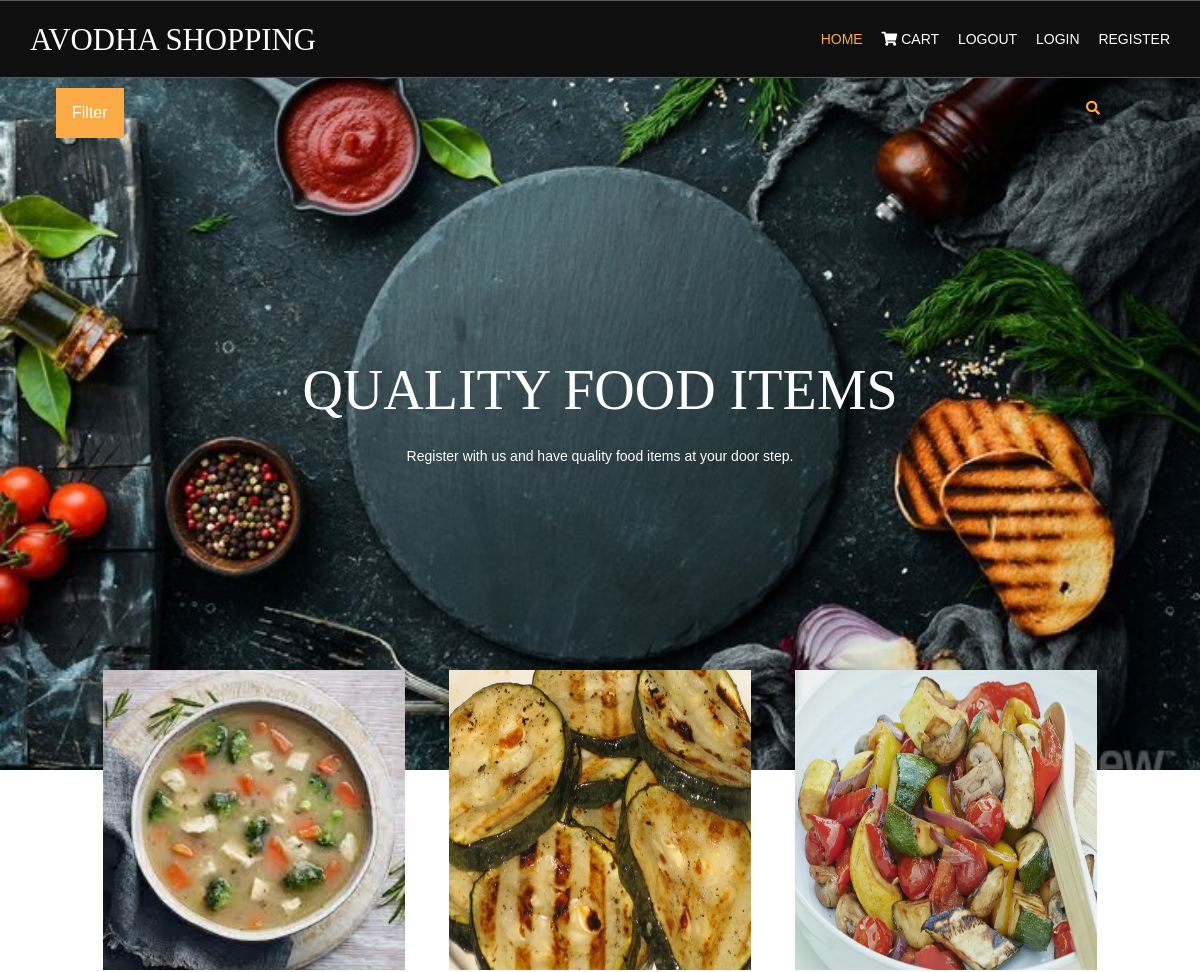
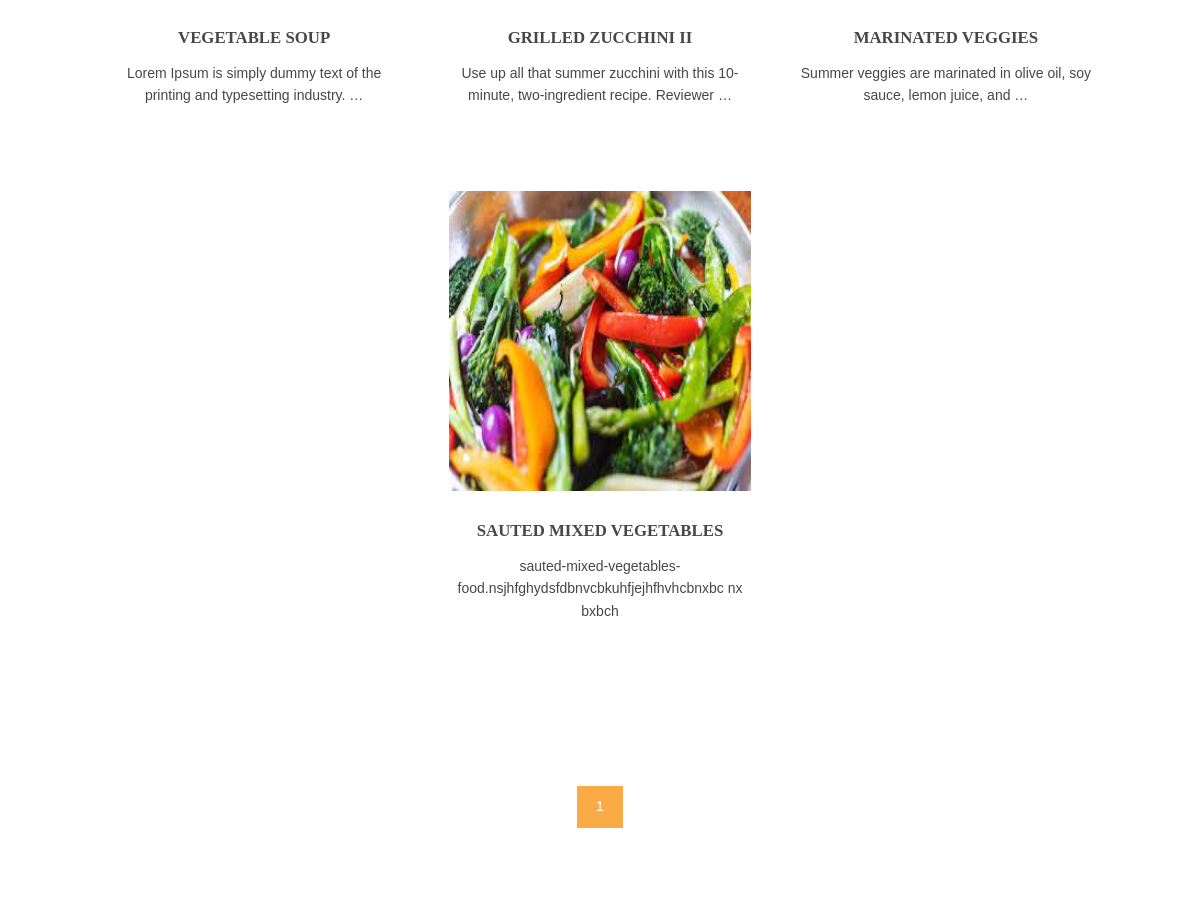
Page /vegetable-recepies/ on the earlier database version (2 pictures, top to bottom).
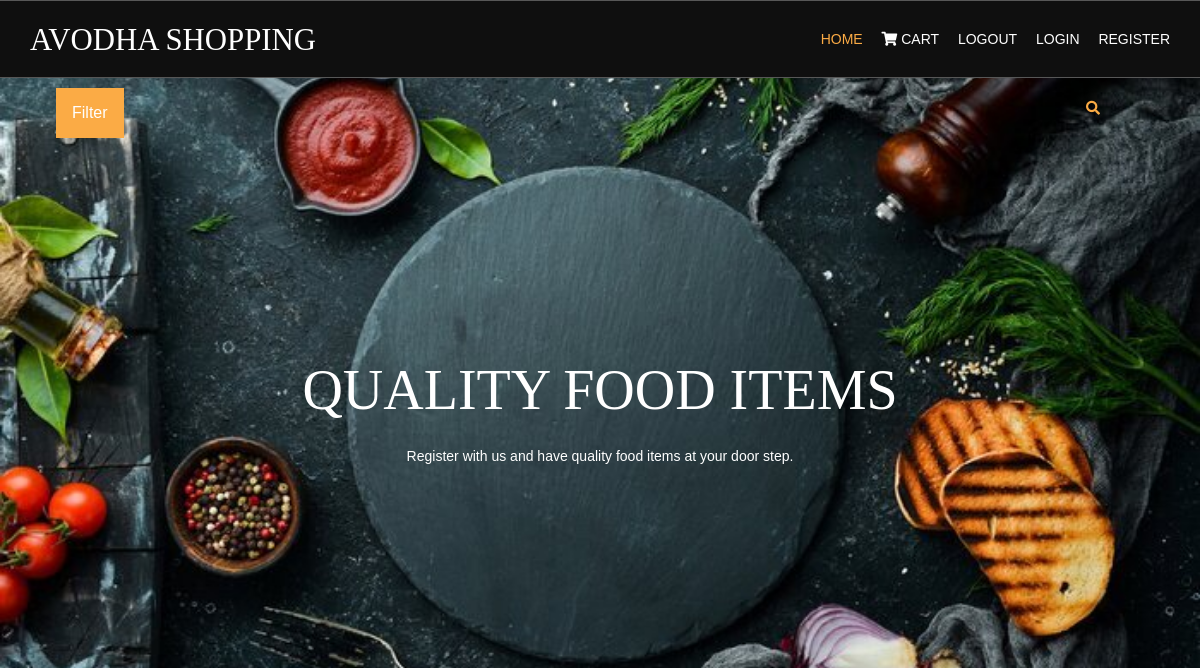
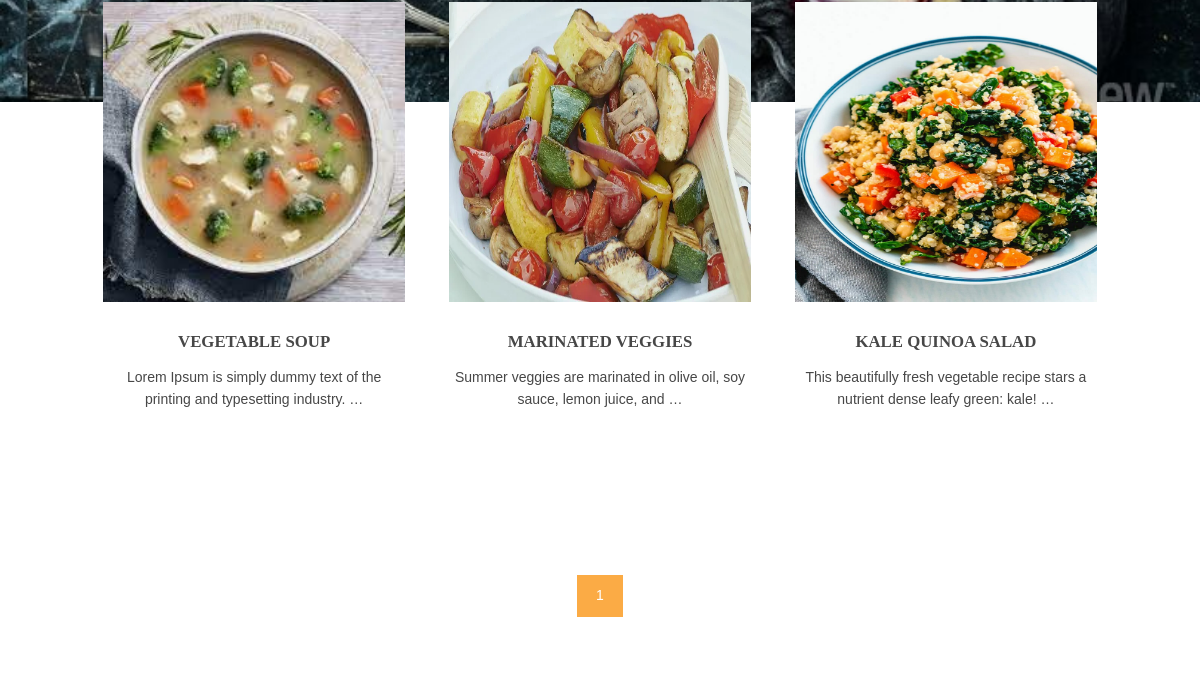
Same page on the later database version (2 pictures, top to bottom).
### shop/models.py (models this page shows, shortened)
class products(models.Model):
    name = models.CharField(max_length=123, unique=True)
    slug = models.CharField(max_length=123, unique=True)
    img = models.ImageField(upload_to='product')
    desc = models.TextField()
    stock = models.IntegerField()
    available = models.BooleanField()
    price = models.IntegerField()
    category = models.ForeignKey(catego, on_delete=models.CASCADE)
    def get_url(self):
        return reverse('details', args=[self.category.slug, self.slug])

### shop/views.py (the view)
# urls.py: 2. Add a URL to urlpatterns:  path('', views.home, name='home')
def home(request, c_slug=None):
    c_page = None
    prodt = None
    if c_slug != None:
        c_page = get_object_or_404(catego, slug=c_slug)
        prodt = products.objects.filter(category=c_page, available=True)
    else:
        prodt = products.objects.all().filter(available=True)
    cat = catego.objects.all()
    paginator = Paginator(prodt, 6)
    try:
        page = int(request.GET.get('page', '1'))
    except:
        page = 1
    try:
        pro = paginator.page(page)
    except(EmptyPage, InvalidPage):
        pro = paginator.page(paginator.num_pages)
    return render(request, 'index.html', {'pr': prodt, 'ct': cat, 'pg': pro})

### shop/models.py (called while the page is built)
    def get_url(self):
        return reverse('prod_cat', args=[self.slug])

### templates/index.html (shortened to what this page needs)
{% extends 'base.html' %}
{% load static %}
{% block content %}
<head>
</head>
<body>
<div class="bcd" style="background-image:url({% static 'hom/images/demo/backgrounds/bg0.jpg' %});">
    <div id="topbar" class="fl_right">
      <ul class="nospace">
          <li id="searchform">
          </li>
        </ul>
      </div>
    <div class="dropdown">
            <button class="dropbtn">Filter</button>
    </div>
    <div id="pageintro" class="hoc clear">
    <article>
      <h3 class="heading">Quality food items</h3>
      <p>Register with us and have quality food items at your door step.</p>
    </article>
  </div>
</div>
<div class="wrapper row3">
  <main class="hoc container clear">
    <section id="introblocks">
      <ul class="nospace group btmspace-80">
        {% for i in pg.object_list %}
        <li class="one_third">
          <figure><a class="imgover" href="{{i.get_url}}"><img src="{{i.img.url}}" alt="" style="width:320px;height:300px;"></a>
            <figcaption>
              <h6 class="heading">{{i.name}}</h6>
              <p>{{i.desc | truncatewords:12}}</p>
            </figcaption>
          </figure>
        </li>
        {% endfor %}
       </ul>
    </section>
    <div class="centered">
   {% for p in pg.paginator.page_range %}
    <a href="?page={{p}}" class="btn btn-light btn-sm {% if pg.number == p %} active {% endif %}">{{p}}</a>
    {% endfor %}
   </div>
  </main>
</div>
</body>
{% endblock %}

### templates/base.html (shortened to what this page needs)
<!DOCTYPE html>
{% load static %}
<html lang="" xmlns="http://www.w3.org/1999/html">
<head>
<link href="{% static 'hom/layout/styles/layout.css' %}" rel="stylesheet" type="text/css" media="all">
</head>
<body id="top">
  <div class="wrapper row1">
    <header id="header" class="hoc clear">
      <div id="logo" class="fl_left">
        <h1><a href="http://127.0.0.1:8000/">Avodha Shopping</a></h1>
      </div>
      <nav id="mainav" class="fl_right">
        <ul class="clear">
          <li class="active"><a href="http://127.0.0.1:8000/">Home</a></li>
          <li><a class="active" href="{% url 'cartdetails' %}"><i class="fa fa-shopping-cart"></i> Cart {{cn}}</a></li>
          <li><a class="active" href="{% url 'logout' %}">Logout</a></li>
          <li><a class="active" href="{% url 'login' %}">Login</a></li>
          <li><a class="active" href="{% url 'register' %}">Register</a></li>
        </ul>
       </nav>
    </header>
  </div>
{% block content %}
{% endblock %}
</body>
</html>

### static/hom/layout/styles/layout.css (style rules this page uses)
.row1 { border:solid; border-width:1px 0; }
#topbar { padding:20px 0; font-size:.8rem; text-transform:uppercase; }
#topbar ul li { display:inline-block; margin-right:15px; }
#topbar ul li:last-child { margin-right:0; padding-right:0; border-right:none; }
#topbar #searchform { position:relative; line-height:1; z-index:9999; }
#topbar #searchform::after { display:block; height:18px; line-height:18px; padding:0; font-family:"Font Awesome\ 5 Free"; font-weight:900; font-size:1rem; content:"\f002"; }
#topbar #searchform ::placeholder { text-transform:capitalize; }
#header #logo { margin:22px 0 0 0; }
#header #logo h1 { margin:0; padding:0; font-size:2.2rem; text-transform:uppercase; }
#pageintro { padding:200px 0 300px; }
#pageintro article, #pageintro article p { display:block; max-width:75%; margin:0 auto; text-align:center; }
#pageintro article p { max-width:65%; line-height:2rem; }
#pageintro .heading { margin-bottom:20px; font-size:4rem; }
.container { padding:80px 0; }
#introblocks { display:block; position:relative; margin:-180px 0 0 0; z-index:1; text-align:center; }
#introblocks figure figcaption { display:block; padding:30px 0 0 0; text-align:center; }
#introblocks figure figcaption .heading { font-size:1.2rem; font-weight:700; margin-bottom:0; }
*, *::before, *::after { transition:all .3s ease-in-out; }
nav ul, nav ol { margin:0; padding:0; list-style:none; }
#mainav, #breadcrumb, .sidebar nav { line-height:normal; }
#mainav ul { text-transform:uppercase; }
#mainav li { display:inline-block; position:relative; margin:0 15px 0 0; padding:0; }
#mainav li:last-child { margin-right:0; }
#mainav li a { display:block; padding:30px 0; }
body { color:#A5A6AA; background-color:#1C1D21; }
a { color:#FBAB45; }
.btn, .btn.inverse:hover { color:#FFFFFF; background-color:#FBAB45; border-color:#FBAB45; }
.imgover, .imgover:hover::after { color:#FFFFFF; }
.row1 { border-color:rgba(255,255,255,.3); }
.row3 { color:#474747; background-color:#FFFFFF; }
#topbar #searchform { color:#FBAB45; }
#header #logo h1 a { color:inherit; }
#pageintro { color:#FFFFFF; }
#mainav li a { color:inherit; }
#mainav .active a, #mainav a:hover, #mainav li:hover > a { color:#FBAB45; background-color:inherit; }
@media screen and (min-width:1140px) { .hoc { max-width:1140px; } }

### static/hom/layout/styles/framework.css (style rules this page uses)
html { overflow-y:scroll; overflow-x:hidden; }
html, body { margin:0; padding:0; font-size:14px; line-height:1.6em; }
*, *::before, *::after { box-sizing:border-box; }
.nospace { margin:0; padding:0; list-style:none; }
.btn { display:inline-block; padding:8px 18px 10px; text-transform:uppercase; border:1px solid; }
.clear, .group { display:block; }
.clear::before, .clear::after, .group::before, .group::after { display:table; content:""; }
.clear, .clear::after, .group, .group::after { clear:both; }
a { outline:none; text-decoration:none; }
.fl_left, .imgl { float:left; }
.fl_right, .imgr { float:right; }
img { width:auto; max-width:100%; height:auto; margin:0; padding:0; border:none; line-height:normal; vertical-align:middle; }
.imgover { display:inline-block; position:relative; max-width:100%; }
.imgover::before, .imgover::after { display:block; position:absolute; content:""; text-align:center; opacity:0; }
.imgover::before { top:0; right:0; bottom:0; left:0; }
.imgover::after { top:50%; left:50%; width:50px; height:50px; line-height:50px; margin:-25px 0 0 -25px; font-family:"Font Awesome\ 5 Free"; font-weight:900; content:"\f067"; font-size:28px; }
body, input, textarea, select { font-family:Verdana, Geneva, sans-serif; }
h1, h2, h3, h4, h5, h6, .heading { font-family:Georgia, "Times New Roman", Times, serif; }
label, input, textarea, select, button { display:block; resize:none; outline:none; color:inherit; font-size:inherit; font-family:inherit; vertical-align:middle; }
::placeholder { opacity:1; }
h1, h2, h3, h4, h5, h6, .heading { margin:0 0 20px 0; font-size:1.4rem; line-height:normal; font-weight:normal; text-transform:uppercase; }
.wrapper { display:block; position:relative; width:100%; margin:0; padding:0; text-align:left; word-wrap:break-word; }
.hoc { display:block; margin:0 auto; }
address, article, aside, figcaption, figure, footer, header, main, nav, section { display:block; margin:0; padding:0; }
.one_half, .one_third, .two_third, .one_quarter, .two_quarter, .three_quarter { display:inline-block; float:left; margin:0 0 0 4.21052%; list-style:none; }
.one_third { width:30.52631%; }
.btmspace-80 { margin-bottom:80px; }

### templates/base.html (style rules this page uses)
#header #logo h1 a { color: white; }

Differences in the rows shown:
removed products: img (picture), name "GRILLED ZUCCHINI II", desc "Use up all that summer zucchini with this 10-minute, two-ingredient recipe. Reviewer …"
removed products: img (picture), name "SAUTED MIXED VEGETABLES", desc "sauted-mixed-vegetables-food.nsjhfghydsfdbnvcbkuhfjejhfhvhcbnxbc nx bxbch"
added products: img (picture), name "KALE QUINOA SALAD", desc "This beautifully fresh vegetable recipe stars a nutrient dense leafy green: kale! …"
